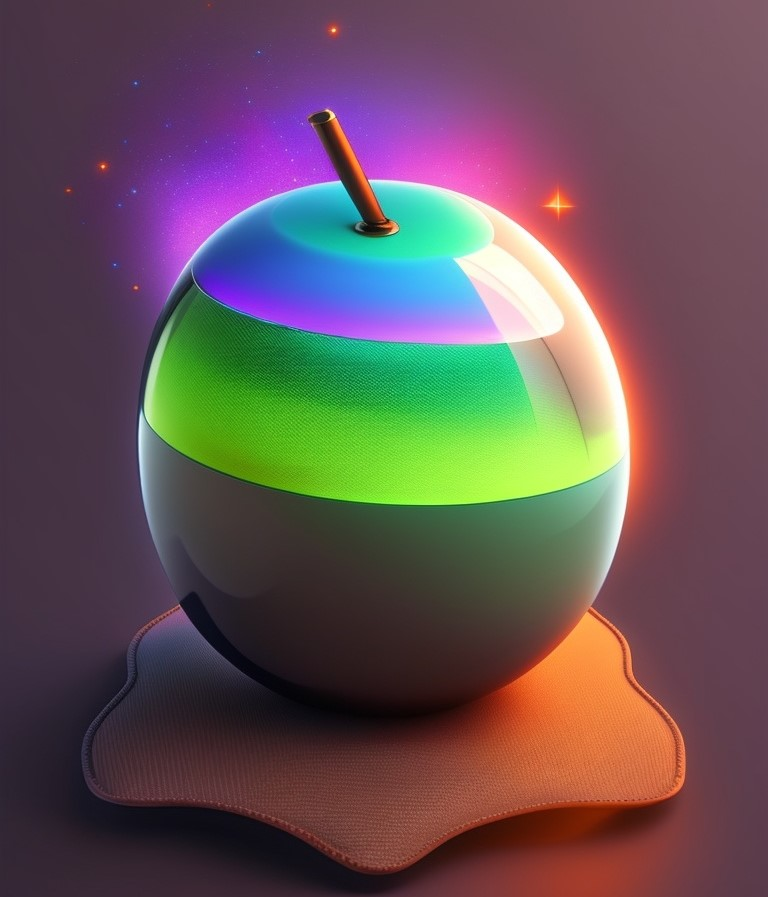
#> input picture ro.jpg, 768 x 897 px
$ jupyter execute Template_match_correlation_Map.ipynb
#> lines starting #> are read from the running program, lines starting #| are printed output that depends on the picture
[cell 1]
import numpy as np
from skimage.io import imshow, imread
from skimage.color import rgb2gray
import matplotlib.pyplot as plt

[cell 2]
sample = imread('ro.jpg')
#> sample is the input picture: shape (897, 768, 3); mean R, G, B 101.7, 83, 86.1
sample_g = rgb2gray(sample)
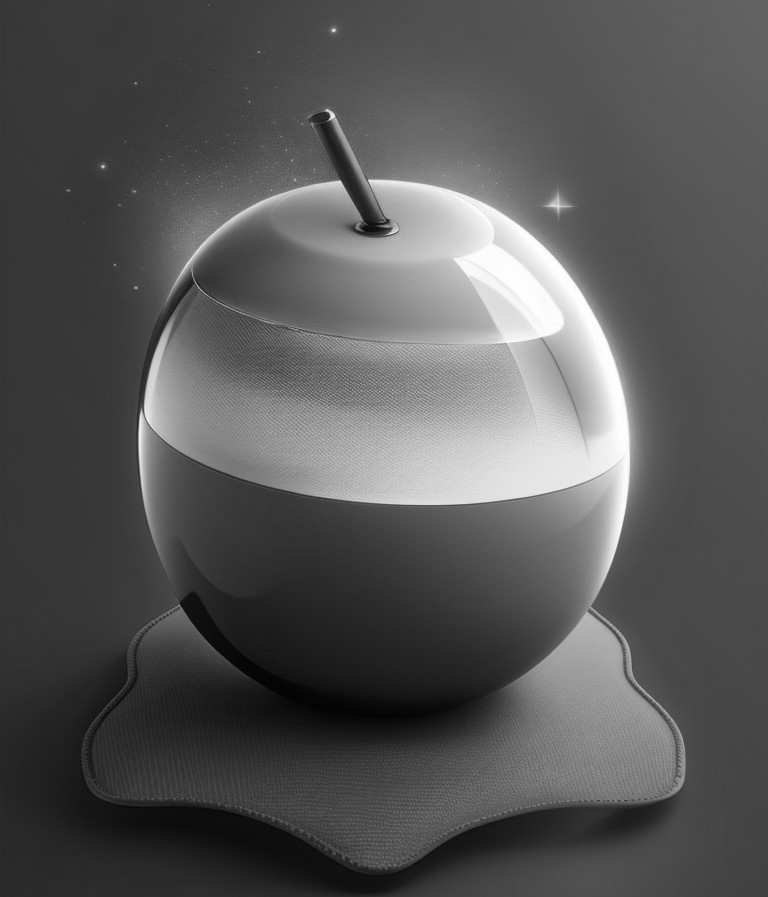
#> sample_g: shape (897, 768) float64; min 0.00366, max 1, mean 0.342
fig, ax = plt.subplots(1,2,figsize=(10,5))
ax[0].imshow(sample)
ax[1].imshow(sample_g,cmap='gray')
ax[0].set_title('Colored Image',fontsize=15)
ax[1].set_title('Grayscale Image',fontsize=15)
plt.show()
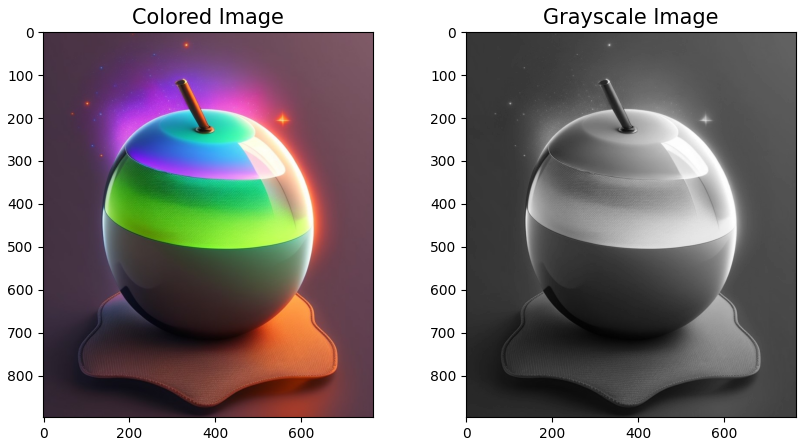
#> figure drawn by matplotlib, 2 panels

[cell 3]
from matplotlib.patches import Rectangle
fig, ax = plt.subplots(1,2,figsize=(10,10))
ax[0].imshow(sample_g,cmap='gray')
ax[0].add_patch(Rectangle((100, 150), 200, 200, edgecolor='r', facecolor='none'));
ax[0].set_title('Patch Location',fontsize=15)
#Showing Patch
# ((800, 950), 200, 200,
patch = sample_g[150:350,100:300]
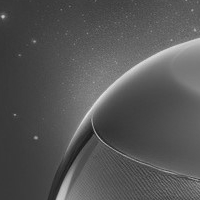
#> patch: shape (200, 200) float64; min 0.0766, max 0.918, mean 0.337
ax[1].imshow(patch,cmap='gray')
ax[1].set_title('Patch',fontsize=15)
plt.show()
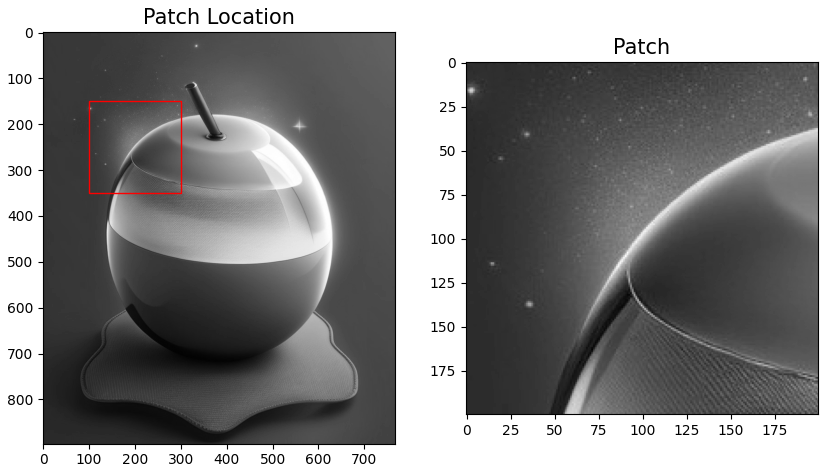
#> figure drawn by matplotlib, 2 panels

[cell 4]
from skimage.feature import match_template
sample_mt = match_template(sample_g, patch)
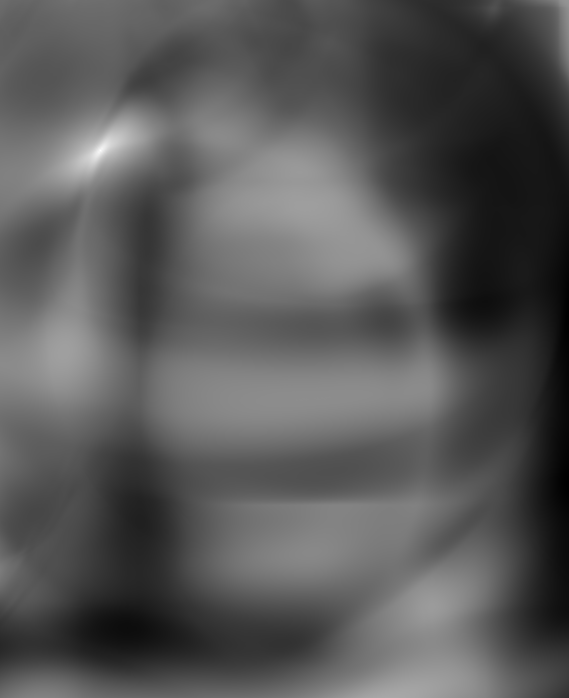
#> sample_mt: shape (698, 569) float64; min -0.431, max 1, mean 0.0635; drawn with min black and max white
fig, ax = plt.subplots(1,2,figsize=(10,10))
ax[0].imshow(sample_g,cmap='gray')
ax[1].imshow(sample_mt,cmap='gray')
ax[0].set_title('Grayscale',fontsize=15)
ax[1].set_title('Template Matching',fontsize=15);

[cell 5]
from skimage.feature import peak_local_max
fig, ax = plt.subplots(1,2,figsize=(10,10))
ax[0].imshow(sample_g,cmap='gray')
ax[1].imshow(sample_g,cmap='gray')
patch_width, patch_height = patch.shape
#> patch_width = 200; patch_height = 200
for x, y in peak_local_max(sample_mt, threshold_abs=0.6):
    rect = plt.Rectangle((y, x), patch_height, patch_width, color='r',
                         fc='none')
    ax[1].add_patch(rect)
#> this loop made 3 passes
#> (x, y) on passes 1 to 3: (150, 100), (148, 102), (152, 98)
ax[0].set_title('Grayscale',fontsize=15)
ax[1].set_title('Template Matched',fontsize=15);
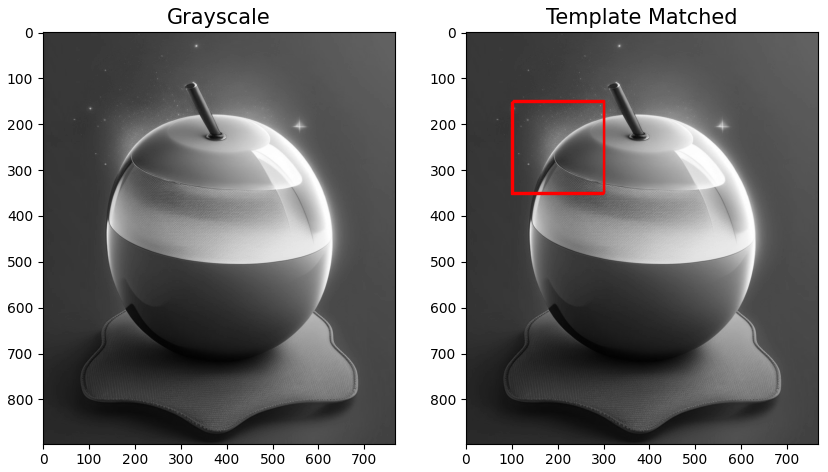
#> figure drawn by matplotlib, 2 panels

$ run again, with image.jpg copied over ro.jpg
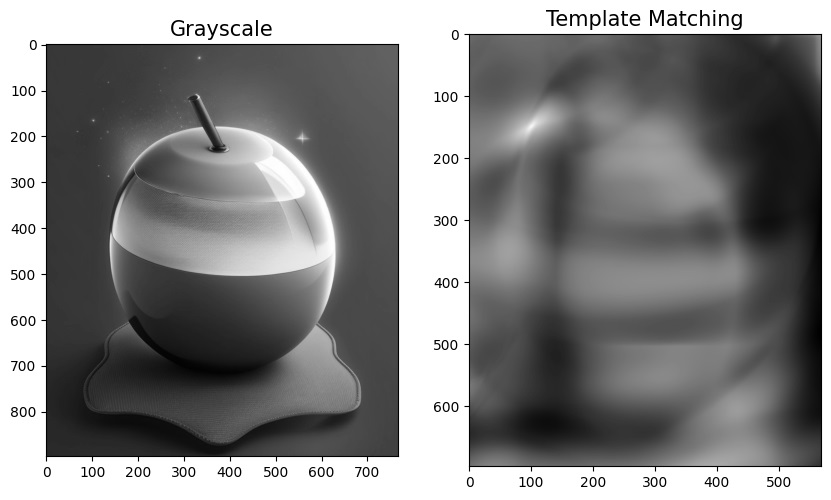
#> input picture image.jpg, 831 x 500 px
#> sample is the input picture: shape (500, 831, 3); min 0, max 255, mean 131.2
#> `sample_mt = match_template(sample_g, patch)`:
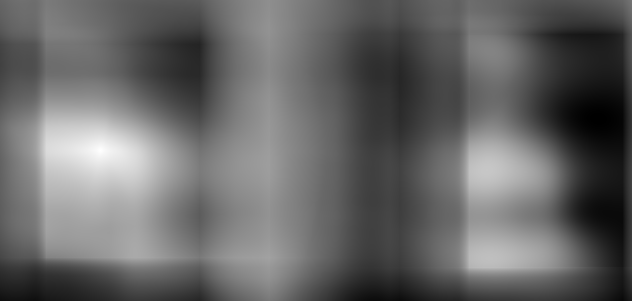
#> sample_mt: shape (301, 632) float64; min -0.636, max 1, mean 0.024; drawn with min black and max white
#> the loop `for x, y in peak_local_max(sample_mt, threshold_abs=0.6):` made 2 passes
#> (x, y) on passes 1 to 2: (150, 100), (170, 486)
#> `[cell 5] from skimage.feature import peak_local_max fig, ax = plt.subp..`:
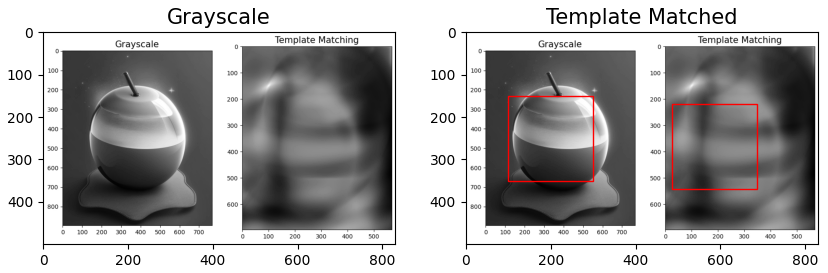
#> figure drawn by matplotlib, 2 panels
